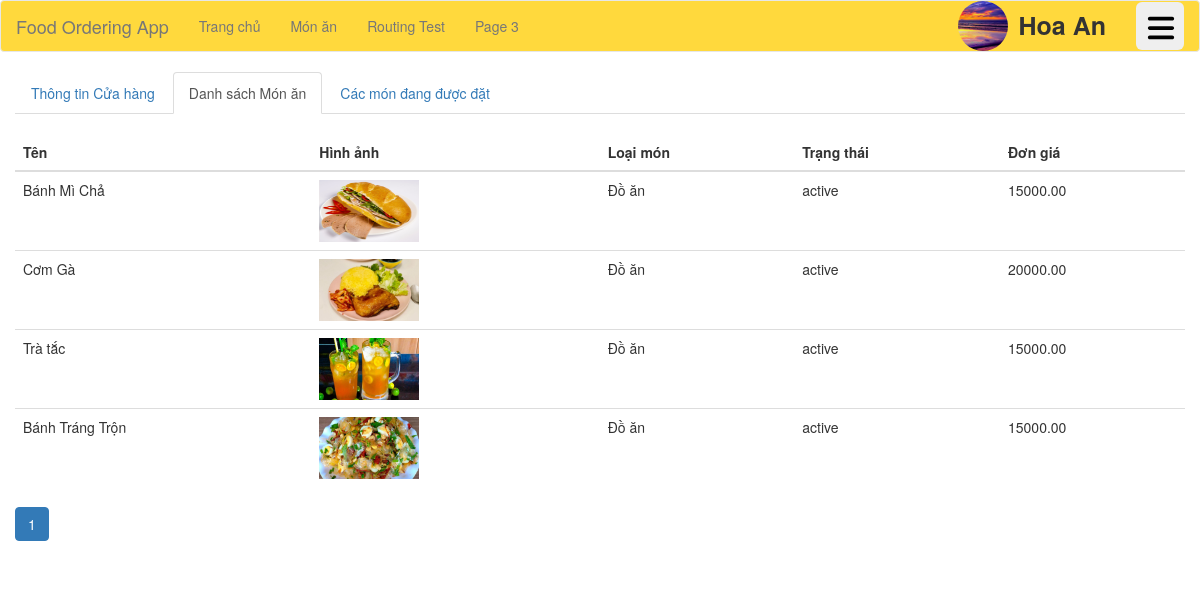
Screenshot of /store/product-list/1 (signed in) with the database file from the repository.
### profiles/models.py (models this page shows, shortened)
class Profile(models.Model):
	user = models.OneToOneField(User,on_delete=models.CASCADE,related_name="profile")
	first_name = models.CharField(max_length = 256,blank = True)
	last_name = models.CharField(max_length = 256,blank = True)
	gender = models.ForeignKey(Gender,on_delete=models.SET_NULL,blank=True,null=True)
	birthdate = models.DateField(blank=True,null=True)
	citizen_identity_card = models.DecimalField(max_digits=12,decimal_places=0,null=True,blank=True)
	email = models.EmailField(unique=True)
	phone_number = PhoneNumberField(region = "VI",unique=True)
	avatar = models.ImageField(default='avatars/avatar.png', upload_to='avatars/')
	location = models.ForeignKey(Location,on_delete=models.SET_NULL,null=True)
	status = models.ForeignKey(User_Status,on_delete=models.DO_NOTHING,blank=True,null=True)
	current_order = models.ForeignKey(Order,on_delete=models.SET_NULL,blank=True,null=True)
	moderated = models.DateTimeField(blank=True, null=True)
	updated = models.DateTimeField(auto_now=True)
	created = models.DateTimeField(auto_now_add=True)
	class Meta:
		db_table = "Profiles"
		verbose_name = "Profile"
	@property
	def is_store_owner(self):
		return Group.objects.get(name="StoreOwners") in self.user.groups.all()
	@property
	def is_deliverer(self):
		return Group.objects.get(name="Deliverers") in self.user.groups.all()

### products/models.py (models this page shows, shortened)
class Product(models.Model):
    name = models.TextField(max_length=255)
    desciption = models.TextField(max_length=2048,blank = True)
    store = models.ForeignKey(Store,on_delete=models.CASCADE,null=True,related_name="products")
    price = MoneyField(max_digits=256,decimal_places=2,default = 0,default_currency='VND')
    new_price = MoneyField(max_digits=256,decimal_places=2,default = 0,default_currency='VND')
    image = models.ImageField(default='products.png', upload_to='products/')
    category = models.ForeignKey(Category,on_delete=models.DO_NOTHING,blank=True,null=True)
    status = models.ForeignKey(Product_Status,on_delete=models.DO_NOTHING,blank=True,null=True)
    moderated = models.DateTimeField(blank=True, null=True)
    updated = models.DateTimeField(auto_now=True)
    created = models.DateTimeField(auto_now_add=True)
    slug = models.SlugField(max_length=255,null=True)
    class Meta:
        db_table = "Product"
        verbose_name = "Product"

class Category(models.Model):
    code = models.TextField(max_length=100,default = "")
    name = models.TextField(max_length=100,default = "")
    updated = models.DateTimeField(auto_now=True)
    created = models.DateTimeField(auto_now_add=True)
    class Meta:
        db_table = "Category"
        verbose_name = "Category"

class Product_Status(models.Model):
    code = models.CharField(max_length=20)
    class Meta:
        db_table = "Product_Status"
        verbose_name = "Product_Status"
    def __str__(self):
        return self.code

### stores/views.py (the view)
# urls.py: path('product-list/<int:page_id>',StoreProductView),
def StoreProductView(request,page_id):
    ctx = {}
    try:
        store = request.user.store
    except:
        store = None
    product = Product.objects.filter(store = store)
    paginator = Paginator(product, 10)
    page = paginator.get_page(page_id)
    ctx["page"] = page
    ctx["page_range"] = range(1, paginator.num_pages + 1)
    return render(request, "Site/StoreProductList.html", ctx)

### templates/Site/StoreProductList.html
{% extends 'Site/index.html' %}
{% block content %}
    <div class = "container-fluid">
        {% if user.is_authenticated %}
            {% if user.store %}
                <ul class="nav nav-tabs">
                    <li><a href="/store">Thông tin Cửa hàng</a></li>
                    <li class="active"><a href="/store/product-list/1">Danh sách Món ăn</a></li>
                    <li><a href="/store/order-product/1">Các món đang được đặt</a></li>
                </ul>
                <br>
                <table class = "table table-hover">
                    <thead>
                        <tr>
                            <th>Tên</th>
                            <th>Hình ảnh</th>
                            <th>Loại món</th>
                            <th>Trạng thái</th>
                            <th>Đơn giá</th>
                        </tr>
                    </thead>
                    <tbody>
                        {% for product in page %}
                        <tr>
                            <td>{{product.name}}</td>
                            <td><img style = "width:100px; height:62px;" src = "{{product.image.url}}"></td>
                            <td>{{product.category.name}}</td>
                            <td>{{product.status}}</td>
                            <td>{{product.price}}</td>
                        </tr>
                        {% endfor%}
                    </tbody>
                </table>
                <ul class="pagination" style = "display:flex;">
                    {% for i in page_range %}
                    <li {% if page.number == i %}class="active"{% endif %}><a href = "/store/product-list/{{i}}">{{i}}</a></li>
                    {% endfor %}
                </ul>
            {% else %}
                <meta http-equiv="refresh" content="1; url='/'" />
                <div>
                    <h3>Bạn không phải chủ cửa hàng, nên bạn sẽ được điều hướng sang trang chủ</h3>
                </div>
            {% endif %}
        {% else %}
            <meta http-equiv="refresh" content="1; url='/login'" />
            <div>
                <h3>You are not logged in now, so you will be directed to Login Page</h3>
            </div>
        {% endif %}
    </div>
{% endblock %}

### templates/Site/index.html (shortened to what this page needs)
<!DOCTYPE html>
<html lang="en">
<head>
    <link rel="stylesheet" href="https://maxcdn.bootstrapcdn.com/bootstrap/3.4.1/css/bootstrap.min.css">
    {% load static %}
    <link rel="stylesheet" href="{% static 'css/style.css' %}">
    <link rel="stylesheet" href="https://unpkg.com/leaflet@1.9.3/dist/leaflet.css" />
    {% load static %}
</head>
<body>
    <nav class="navbar navbar-default">
      <div class="container-fluid">
        <div class="navbar-header">
          <a class="navbar-brand" href="/">Food Ordering App</a>
        </div>
        <ul class="nav navbar-nav">
            <li><a href="/">Trang chủ</a></li>
            <li><a href="/product-list/1">Món ăn</a></li>
            <li><a href="/routing-test">Routing Test</a></li>
            <li><a href="#">Page 3</a></li>
        </ul>
          {% if not user.is_authenticated %}
          <a href="/login">
              <button class = "btn btn-custom navbar-btn">Log In</button>
          </a>
          {% elif user.is_authenticated %}
          <div class="dropleft user-nav" style = "margin-left: 30px; margin-top:1px; position:relative;">
              {% load static %}
              <button class="btn btn-lg" type="button" data-toggle="dropdown" style = "height:48px; width:48px;">
                  <img src="{% static 'bars-solid.svg' %}" style="margin-left:-7px;height:30px; width:30px;"></img>
              </button>
          </div>
          <label class = "user-nav name" style = "margin-left:10px; margin-top:7px; position:relative; font-size:25px">{{user.profile.first_name}}</label>
          <img src="{{ user.profile.avatar.url }}" class = "avatar user-nav">
          {% endif %}
      </div>
    </nav>
    {% if user.is_authenticated %}
        {% if user.profile.is_deliverer %}
            {% if not user.deliverer_profile.is_active %}
            {% load static %}
            {% endif %}
        {% load static %}
        {% endif %}
    {% endif %}
    {% block content %}{% endblock %}
</body>
</html>

### static/css/style.css (style rules this page uses)
html { font-family: Helvetica,Arial }
.navbar-default { background-color: #FFD93D; }
.user-nav { float:right; }
.avatar { width: 50px; height: 50px; border-radius: 50%; }

### rows the page displays
Product: name "Bánh Mì Chả", image (picture), category.name "Đồ ăn", status "active", price "15000.00"
Product: name "Cơm Gà", image (picture), category.name "Đồ ăn", status "active", price "20000.00"
Product: name "Trà tắc", image (picture), category.name "Đồ ăn", status "active", price "15000.00"
Product: name "Bánh Tráng Trộn", image (placeholder picture), category.name "Đồ ăn", status "active", price "15000.00"

### other values shown
{{ user.profile.first_name }} "Hoa An"
{{ i }} "1"
